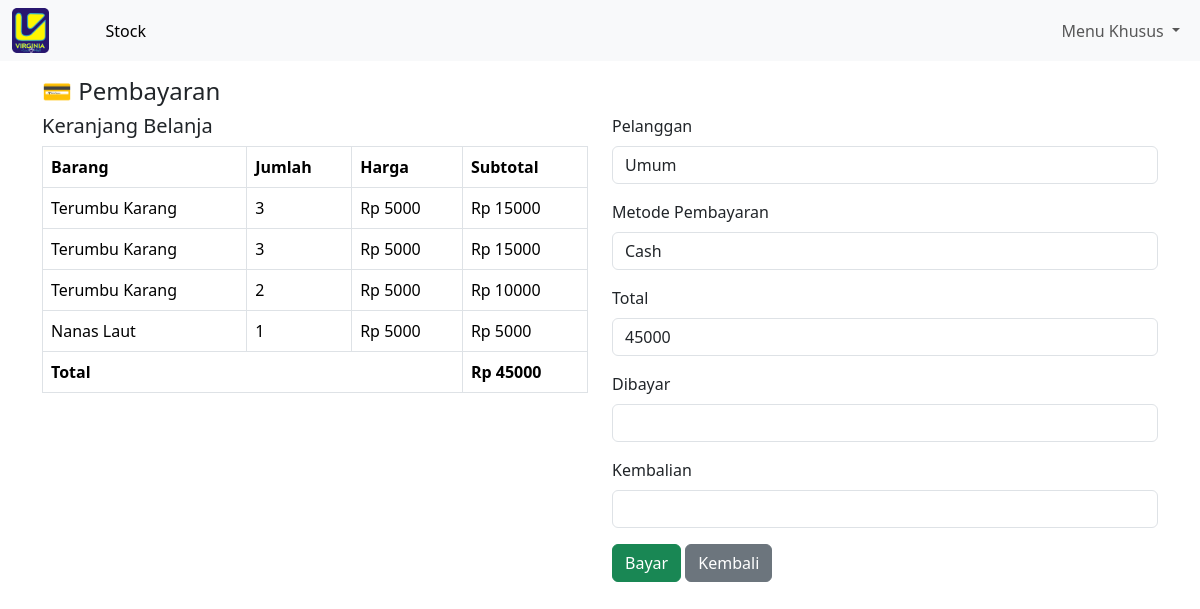
The page /bayar/ on the database as committed earlier.
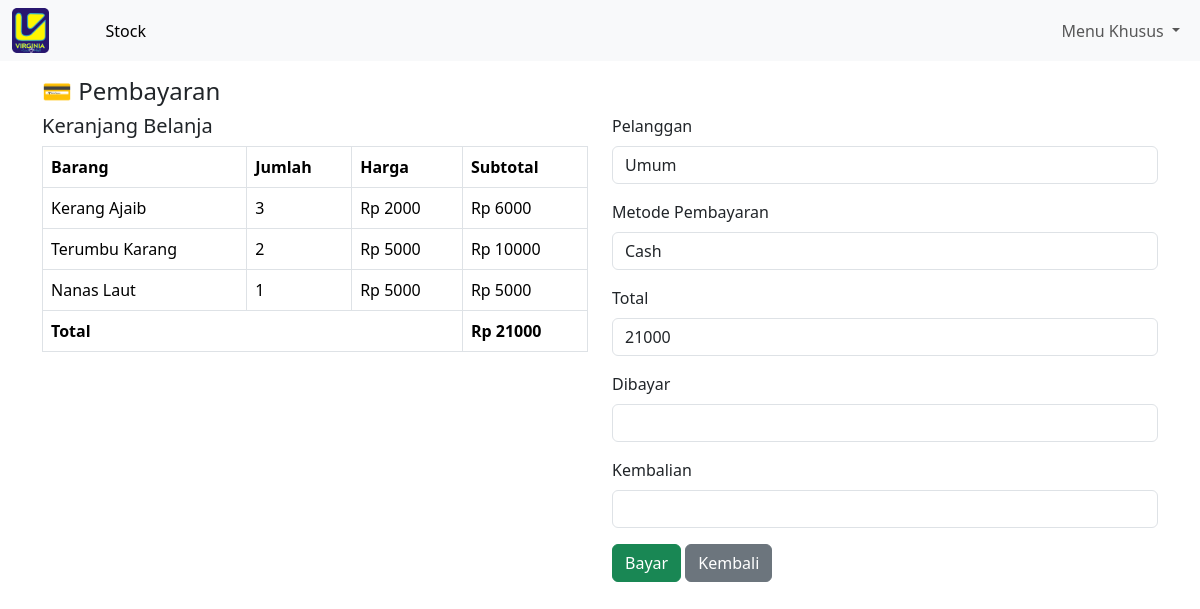
The same page on the database as committed later.
### kasir/models.py (models this page shows, shortened)
class DetailTransaksi(models.Model):
    transaksi = models.ForeignKey(Transaksi, on_delete=models.CASCADE)
    produk = models.ForeignKey(Produk, on_delete=models.CASCADE)
    jumlah = models.PositiveIntegerField(default=1)
    subtotal = models.DecimalField(max_digits=12, decimal_places=2)

class Produk(models.Model):
    nama_barang = models.CharField(max_length=100)
    barcode = models.CharField(max_length=50, unique=True)
    harga_barang = models.DecimalField(max_digits=12, decimal_places=2)
    stok = models.PositiveIntegerField()
    gambar = models.ImageField(upload_to='gambar_produk/', blank=True, null=True)

### kasir/views.py (the view)
# urls.py: path('bayar/', views.halaman_bayar, name='halaman_bayar'),
def halaman_bayar(request):
    transaksi = get_object_or_404(Transaksi, no_transaksi="120024")
    details = DetailTransaksi.objects.filter(transaksi=transaksi)
    total = details.aggregate(Sum('subtotal'))['subtotal__sum'] or 0
    customers = Customer.objects.all()
    return render(request, 'bayar.html', {
        'transaksi': transaksi,
        'details': details,
        'total': total,
        'customers': customers
    })

### kasir/templates/bayar.html (shortened to what this page needs)
{% extends "base.html" %}
{% load static %}
{% block content %}
<div class="container mt-3">
  <h4>💳 Pembayaran</h4>
  <div class="row">
    <div class="col-md-6">
      <h5>Keranjang Belanja</h5>
      <table class="table table-bordered">
        <thead><tr><th>Barang</th><th>Jumlah</th><th>Harga</th><th>Subtotal</th></tr></thead>
        <tbody>
          {% for detail in details %}
          <tr>
            <td>{{ detail.produk.nama_barang }}</td>
            <td>{{ detail.jumlah }}</td>
            <td>Rp {{ detail.produk.harga_barang|floatformat:0 }}</td>
            <td>Rp {{ detail.subtotal|floatformat:0 }}</td>
          </tr>
          {% endfor %}
        </tbody>
        <tfoot>
          <tr>
            <th colspan="3">Total</th>
            <th>Rp {{ total|floatformat:0 }}</th>
          </tr>
        </tfoot>
      </table>
    </div>
    <div class="col-md-6">
      <form method="post" action="{% url 'proses_bayar' %}">
        <div class="mb-3">
          <label for="customer" class="form-label">Pelanggan</label>
          <select class="form-control" id="customer" name="customer">
            <option value="">Umum</option>
          </select>
        </div>
        <div class="mb-3">
          <label for="payment_method" class="form-label">Metode Pembayaran</label>
          <select class="form-control" id="payment_method" name="payment_method" required>
            <option value="cash">Cash</option>
          </select>
        </div>
        <div class="mb-3">
          <label for="total" class="form-label">Total</label>
          <input type="number" class="form-control" id="total" name="total" value="{{ total }}" readonly>
        </div>
        <div class="mb-3">
          <label for="amount_paid" class="form-label">Dibayar</label>
          <input type="number" class="form-control" id="amount_paid" name="amount_paid" step="0.01" required>
        </div>
        <div class="mb-3">
          <label for="change" class="form-label">Kembalian</label>
          <input type="number" class="form-control" id="change" name="change" readonly>
        </div>
        <button type="submit" class="btn btn-success">Bayar</button>
        <a href="{% url 'halaman_kasir' %}" class="btn btn-secondary">Kembali</a>
      </form>
    </div>
  </div>
</div>
{% endblock %}

Rows that differ between the two databases and show on the page:
removed DetailTransaksi: produk.nama_barang "Terumbu Karang", jumlah "3", produk.harga_barang "5000", subtotal "15000"
removed DetailTransaksi: produk.nama_barang "Terumbu Karang", jumlah "3", produk.harga_barang "5000", subtotal "15000"
added DetailTransaksi: produk.nama_barang "Kerang Ajaib", jumlah "3", produk.harga_barang "2000", subtotal "6000"
Other text that changed with them:
{{ total|floatformat:0 }}: "45000" → "21000"
form field total: "45000" → "21000"
